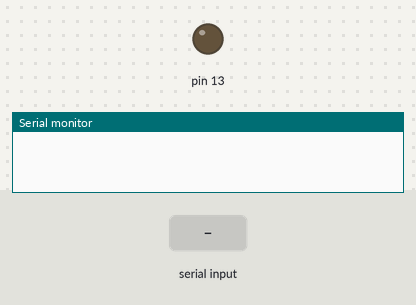
This sketch was run on a simulated Arduino Uno, built with avr-gcc and run on an emulated ATmega328P. Parts: output pins drawn as LEDs (lit = HIGH), the last lines printed to the serial monitor. Inputs (shaded band) come from the test bench.

Above: at 1.2 s.
1.3 s: "1" received over Serial
2.8 s: "0" received over Serial
At 4.0 s:
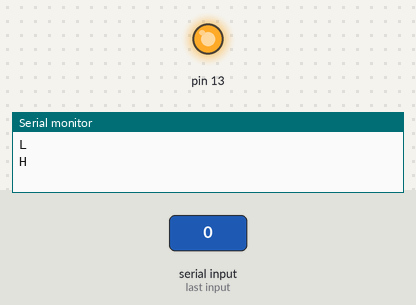
4.3 s: "2" received over Serial
At 5.2 s:
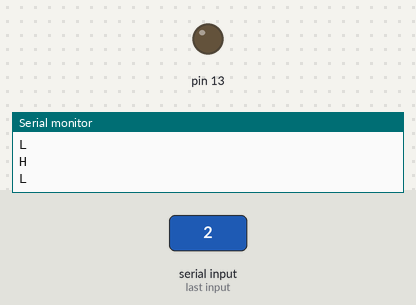
Timing chart, 0 to 7.3 s (numbered marks = the images above; inputs shaded):
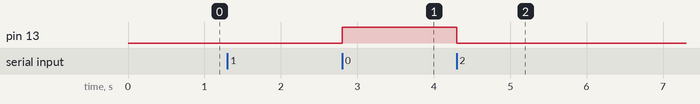

Measured:
- after the input at 2.8 s, pin 13: LOW → HIGH at once
- after the input at 4.3 s, pin 13: HIGH → LOW at once

The sketch:

IRsendDemo.ino
```cpp
// (licence header left out)
#include <IRremote.h>

IRsend irsend;

bool state = 0;

void setup()
{
  pinMode(13,OUTPUT);
  Serial.begin(9600);
}

void loop() {
  if (Serial.read() != -1) {
    /*for (int i = 0; i < 3; i++) {
      irsend.sendSony(0xa90, 12); // Sony TV power code
      Serial.println("ok");
      delay(40);
    }*/
    if(state){
      digitalWrite(13,HIGH);
      Serial.println("H");
      state=!state;
    }
    else{
      digitalWrite(13,LOW);
      Serial.println("L");
      state=!state;
    }
  }
}
```
